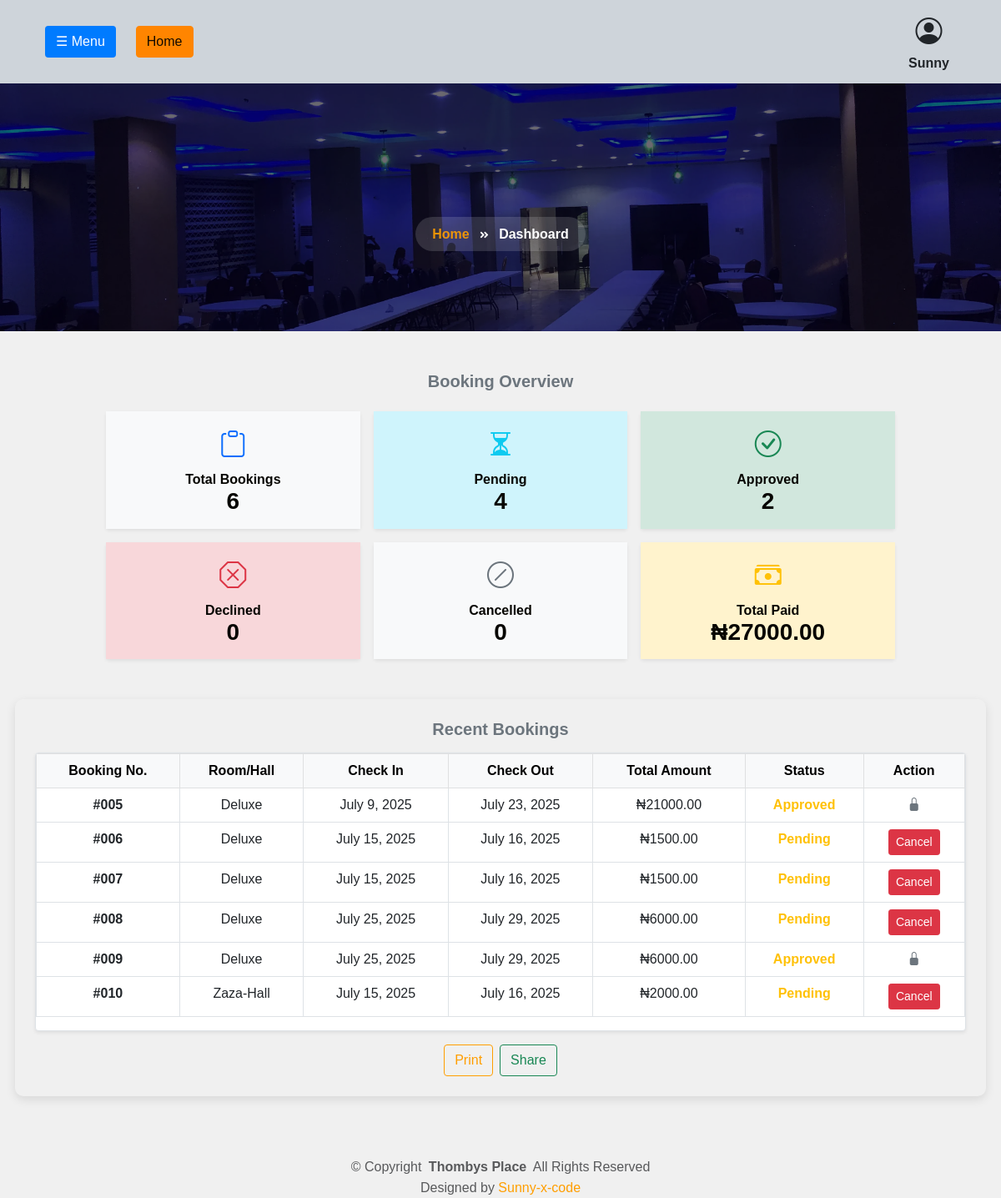
Page /userprofile/dashboard/ (signed in) on the earlier database version.
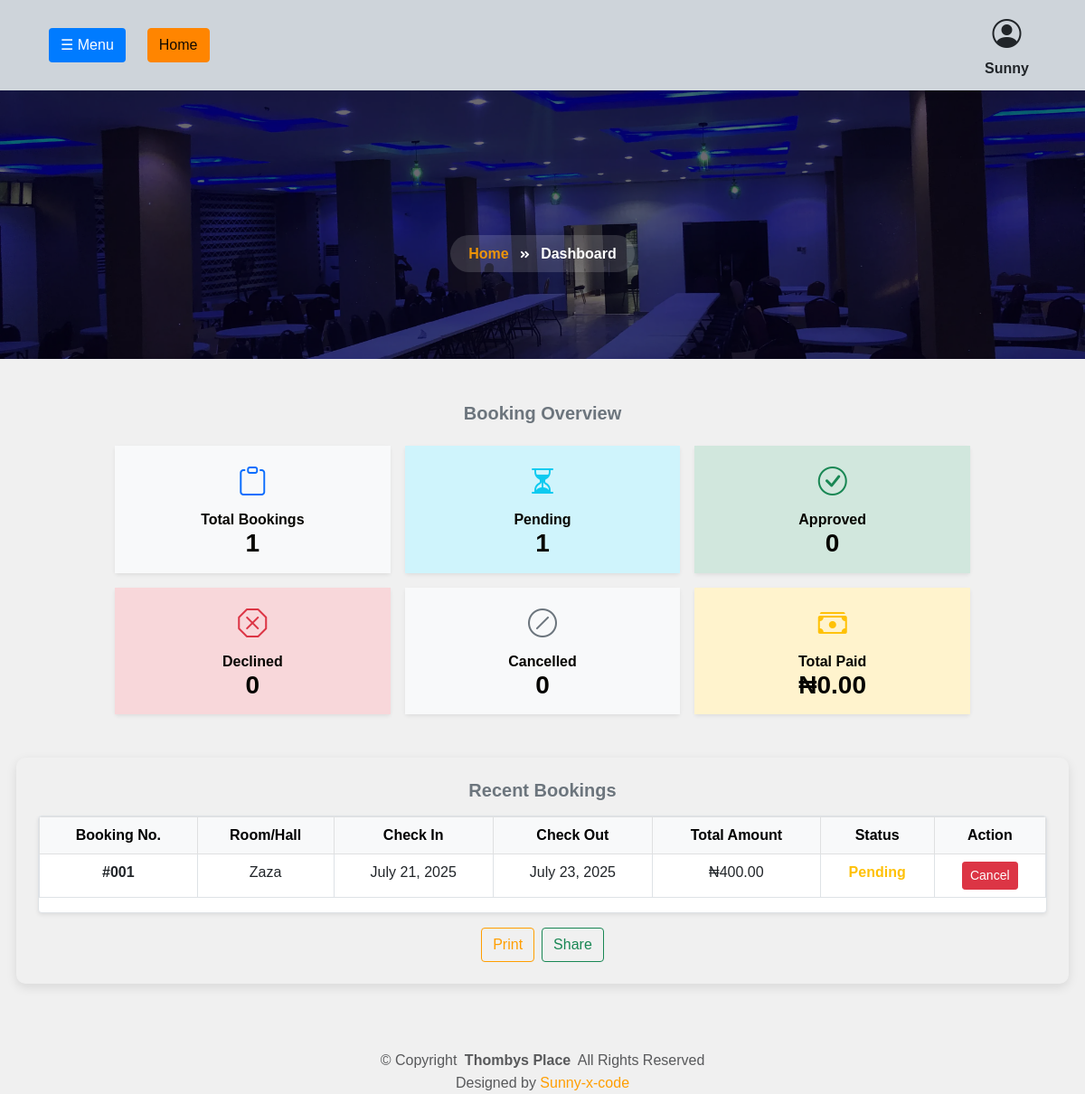
Same page on the later database version.
### bookings/models.py (models this page shows, shortened)
class Booking(models.Model):
    check_in = models.DateField()
    check_out = models.DateField()
    amount = models.DecimalField(max_digits=10, decimal_places=2, default=0.00)
    status = models.CharField(
        max_length=10,
        choices=[
            ('pending', 'Pending'),
            ('approved', 'Approved'),
            ('declined', 'Declined'),
            ('cancelled', 'Cancelled'),
            ('expired', 'Expired'),  # ✅ Added new status
        ],
        default='pending'
    )
    booking_code = models.CharField(max_length=20, blank=True, null=True)
    qr_code = models.ImageField(upload_to='qrcodes/', blank=True, null=True)
    booked_at = models.DateTimeField(auto_now_add=True)
    @property
    def days(self):
        if self.check_in and self.check_out:
            return (self.check_out - self.check_in).days
        return 0
    class Meta:
        abstract = True
        ordering = ['-booked_at']

class RoomBooking(Booking):
    user = models.ForeignKey(User, on_delete=models.CASCADE, related_name='room_bookings')
    space = models.ForeignKey(
        Space,
        on_delete=models.CASCADE,
        limit_choices_to={'space_type': 'room'},
        related_name='room_bookings',
        null=True,
        blank=True
    )
    class Meta:
        verbose_name = "Room Booking"
        verbose_name_plural = "Room Bookings"

class Space(models.Model):
    SPACE_TYPE_CHOICES = [
        ('room', 'Room'),
        ('hall', 'Hall'),
    ]
    space_number = models.CharField(max_length=10, unique=True)
    space_type = models.CharField(max_length=10, choices=SPACE_TYPE_CHOICES)
    name = models.CharField(max_length=100)
    price = models.DecimalField(max_digits=10, decimal_places=2)
    image = models.ImageField(upload_to='space_images/', blank=True, null=True)
    available = models.BooleanField(default=True)

class HallBooking(Booking):
    user = models.ForeignKey(User, on_delete=models.CASCADE, related_name='hall_bookings')
    space = models.ForeignKey(
        Space,
        on_delete=models.CASCADE,
        limit_choices_to={'space_type': 'hall'},
        related_name='hall_bookings',
        null=True,
        blank=True
    )
    event_name = models.CharField(max_length=100)
    event_date = models.DateField()
    class Meta:
        verbose_name = "Hall Booking"
        verbose_name_plural = "Hall Bookings"

### userprofile/views.py (the view)
# urls.py: path('dashboard/', views.dashboard_view, name='dashboard'),
@login_required
def dashboard_view(request):
    user = request.user
    room_bookings = RoomBooking.objects.filter(user=user)
    hall_bookings = HallBooking.objects.filter(user=user)
    all_bookings = list(room_bookings) + list(hall_bookings)
    total = len(all_bookings)
    pending = sum(1 for b in all_bookings if b.status.lower() == 'pending')
    approved = sum(1 for b in all_bookings if b.status.lower() == 'approved')
    declined = sum(1 for b in all_bookings if b.status.lower() == 'declined')
    cancelled = sum(1 for b in all_bookings if b.status.lower() == 'cancelled')
    total_paid = sum(b.amount for b in all_bookings if b.status.lower() == 'approved')
    context = {
        'total': total,
        'pending': pending,
        'approved': approved,
        'declined': declined,
        'cancelled': cancelled,
        'total_paid': total_paid,
        'bookings': all_bookings,
    }
    return render(request, 'userprofile/dashboard.html', context)

### userprofile/templates/userprofile/dashboard.html (shortened to what this page needs)
<!DOCTYPE html>
<html lang="en">
<head>
  {% load static %}
<link rel="stylesheet" href="{% static 'assets/css/gfont1.css' %}">
<link rel="stylesheet" href="{% static 'assets/css/gfont2.css' %}">
<link rel="stylesheet" href="{% static 'assets/css/bootstrap-5.3.0-alpha1.min.css' %}">
<link rel="stylesheet" href="{% static 'assets/css/bootstrap-icons-1.10.5.css' %}">
<link rel="stylesheet" href="{% static 'assets/css/style-liberty.css' %}">
</head>
<body class="portfolio-details-page" style="background-color: #f0f0f0;">
  <header id="header" class="header d-flex align-items-center sticky-top bg-dark-subtle">
  <div class="container-fluid container-xl position-relative d-flex align-items-center justify-content-between">
    <button class="btn open-menu-btn me-4 text-white" onclick="openNav()">☰ Menu</button>
    <a class="btn btn-secondary me-4" href="{% url 'home' %}">Home</a>
<div class="d-flex align-items-center justify-content-end ms-auto">
  <div class="d-flex align-items-center me-2">
    {% if user_profile.profile_image %}
      <h6 class="mb-0 me-2 text-dark">{{user.username|capfirst}}</h6>
      <img src="{{ user_profile.profile_image.url }}" alt="Profile Image" class="img-fluid profile-img-navbar" style="width: 40px; height: 40px; border-radius: 50%;">
    {% else %}
      <div class="d-flex flex-column align-items-center">
        <i class="bi bi-person-circle fs-2 text-dark"></i>
        <h6 class="mt-1 text-dark">{{ user.username|capfirst }}</h6>
      </div>
    {% endif %}
  </div>
</div>
  </div>
</header>
    <section>
  <div class="inner-banner py-5">
    <section class="w3l-breadcrumb text-left py-sm-5">
      <div class="container">
        <div class="w3breadcrumb-right">
          <ul class="breadcrumbs-custom-path">
            <li>
              <a href="index.html">Home</a>
            </li>
            <li class="active">
              <span class="fas fa-angle-double-right mx-2"></span> Dashboard
            </li>
          </ul>
        </div>
      </div>
    </section>
  </div>
    </section>
<div class="container-fluid px-2">
  <section class="py-5">
    <div class="container px-0">
      <div class="row gy-4 justify-content-center">
<div class="col-12 col-lg-10">
  <div class="mb-4 text-center">
    <h5 class="text-secondary fw-bold mb-4">Booking Overview</h5>
    <div class="row g-3 justify-content-center">
      <div class="col-6 col-sm-6 col-md-4 col-lg-4">
        <div class="card text-center shadow-sm border-0">
          <div class="card-body bg-light">
            <i class="bi bi-clipboard fs-2 text-primary"></i>
            <h6 class="mt-2">Total Bookings</h6>
            <h3 class="fw-bold">{{ total }}</h3>
          </div>
        </div>
      </div>
      <div class="col-6 col-sm-6 col-md-4 col-lg-4">
        <div class="card text-center shadow-sm border-0">
          <div class="card-body bg-info-subtle">
            <i class="bi bi-hourglass-split fs-2 text-info"></i>
            <h6 class="mt-2">Pending</h6>
            <h3 class="fw-bold">{{ pending }}</h3>
          </div>
        </div>
      </div>
      <div class="col-6 col-sm-6 col-md-4 col-lg-4">
        <div class="card text-center shadow-sm border-0">
          <div class="card-body bg-success-subtle">
            <i class="bi bi-check-circle fs-2 text-success"></i>
            <h6 class="mt-2">Approved</h6>
            <h3 class="fw-bold">{{ approved }}</h3>
          </div>
        </div>
      </div>
      <div class="col-6 col-sm-6 col-md-4 col-lg-4">
        <div class="card text-center shadow-sm border-0">
          <div class="card-body bg-danger-subtle">
            <i class="bi bi-x-octagon fs-2 text-danger"></i>
            <h6 class="mt-2">Declined</h6>
            <h3 class="fw-bold">{{ declined }}</h3>
          </div>
        </div>
      </div>
      <div class="col-6 col-sm-6 col-md-4 col-lg-4">
        <div class="card text-center shadow-sm border-0">
          <div class="card-body bg-secondary-subtle">
            <i class="bi bi-slash-circle fs-2 text-secondary"></i>
            <h6 class="mt-2">Cancelled</h6>
            <h3 class="fw-bold">{{ cancelled }}</h3>
          </div>
        </div>
      </div>
      <div class="col-6 col-sm-6 col-md-4 col-lg-4">
        <div class="card text-center shadow-sm border-0">
          <div class="card-body bg-warning-subtle">
            <i class="bi bi-cash-stack fs-2 text-warning"></i>
            <h6 class="mt-2">Total Paid</h6>
            <h3 class="fw-bold">₦{{ total_paid|floatformat:2 }}</h3>
          </div>
        </div>
      </div>
    </div>
  </div>
</div>
<div class="text-center p-4" id="bookingTableContainer">
  <h5 class="text-secondary fw-bold mb-3">Recent Bookings</h5>
<div class="table-scroll-container shadow-sm border rounded" style="overflow-x: auto;">
  <div class="table-responsive table-scroll-content">
    <table class="table table-hover text-center min-width-table table-bordered">
      <thead class="table-light">
        <tr>
          <th scope="col">Booking No.</th>
          <th scope="col">Room/Hall</th>
          <th scope="col">Check In</th>
          <th scope="col">Check Out</th>
          <th scope="col">Total Amount</th>
          <th scope="col">Status</th>
          <th scope="col">Action</th>
        </tr>
      </thead>
      <tbody>
        {% for booking in bookings %}
        <tr class="table-{{ booking.status|lower }}">
          <th scope="row">#{{ booking.id|stringformat:"03d" }}</th>
          <td>{{ booking.space.name }}</td>
          <td>{{ booking.check_in }}</td>
          <td>{{ booking.check_out }}</td>
          <td>₦{{ booking.amount }}</td>
          <td><span class="text-warning fw-bold">{{ booking.status|title }}</span></td>
          <td>
            {% if booking.status|lower == 'pending' %}
              <button class="btn btn-sm btn-danger"
                      data-bs-toggle="modal"
                      data-bs-target="#cancelModal"
                      data-booking="#{{ booking.id|stringformat:"03d" }}">Cancel</button>
            {% else %}
              <span class="text-muted" title="No further actions allowed">
                <i class="bi bi-lock-fill"></i>
              </span>
            {% endif %}
          </td>
        </tr>
        {% empty %}
        <tr>
          <td colspan="7" class="text-center text-muted">No bookings yet.</td>
        </tr>
        {% endfor %}
      </tbody>
    </table>
    </div>
  </div>
  <div class="mt-3 d-flex justify-content-center gap-2">
    <button class="btn btn-outline-primary" onclick="printTable()">Print</button>
    <button class="btn btn-outline-success" onclick="shareTable()">Share</button>
  </div>
</div>
        </div>
      </div>
    </div>
<footer id="footer" class="footer">
  <div class="container copyright text-center mt-4">
    <p>© <span>Copyright</span> <strong class="px-1 sitename">Thombys Place</strong> <span>All Rights Reserved</span></p>
    <div class="credits">
      Designed by <a href="#">Sunny-x-code</a>
    </div>
  </div>
</footer>
</body>
</html>

### userprofile/templates/userprofile/dashboard.html (style rules this page uses)
.open-menu-btn { background-color: #007bff; color: white; }
.table-scroll-container { position: relative; overflow-x: auto; margin-bottom: 1rem; }
.min-width-table { min-width: 600px; }
#bookingTableContainer { box-shadow: 0 4px 12px rgba(0, 0, 0, 0.1); border-radius: 10px; }
.table-scroll-container { background: #fff; border-radius: 10px; }

Differences in the rows shown:
removed RoomBooking: id "005", space.name "Deluxe", check_in "July 9, 2025", check_out "July 23, 2025", amount "21000.00", status "Approved"
removed RoomBooking: id "006", space.name "Deluxe", check_in "July 15, 2025", check_out "July 16, 2025", amount "1500.00", status "Pending"
removed RoomBooking: id "007", space.name "Deluxe", check_in "July 15, 2025", check_out "July 16, 2025", amount "1500.00", status "Pending"
removed RoomBooking: id "008", space.name "Deluxe", check_in "July 25, 2025", check_out "July 29, 2025", amount "6000.00", status "Pending"
removed RoomBooking: id "009", space.name "Deluxe", check_in "July 25, 2025", check_out "July 29, 2025", amount "6000.00", status "Approved"
removed RoomBooking: id "010", space.name "Zaza-Hall", check_in "July 15, 2025", check_out "July 16, 2025", amount "2000.00", status "Pending"
added HallBooking: id "001", space.name "Zaza", check_in "July 21, 2025", check_out "July 23, 2025", amount "400.00", status "Pending"
Other differences:
{{ total }}: "6" → "1"
{{ pending }}: "4" → "1"
{{ approved }}: "2" → "0"
{{ total_paid|floatformat:2 }}: "27000.00" → "0.00"
